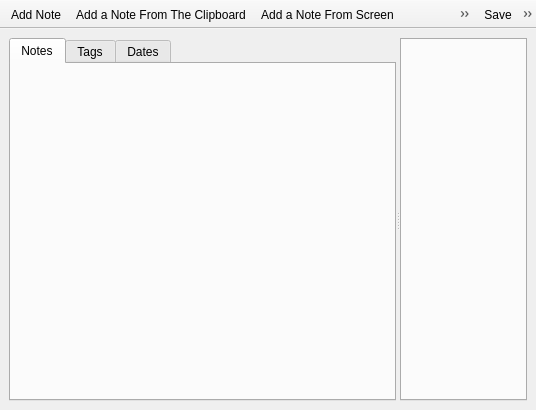
<?xml version="1.0" encoding="UTF-8"?>
<ui version="4.0">
 <class>Page_notes</class>
 <widget class="QMainWindow" name="Page_notes">
  <property name="geometry">
   <rect>
    <x>0</x>
    <y>0</y>
    <width>536</width>
    <height>410</height>
   </rect>
  </property>
  <property name="windowTitle">
   <string>Notes</string>
  </property>
  <property name="iconSize">
   <size>
    <width>16</width>
    <height>16</height>
   </size>
  </property>
  <widget class="QWidget" name="centralwidget">
   <layout class="QVBoxLayout" name="verticalLayout">
    <item>
     <widget class="QSplitter" name="splitter">
      <property name="orientation">
       <enum>Qt::Horizontal</enum>
      </property>
      <widget class="QTabWidget" name="tabWidget_Navigation">
       <property name="currentIndex">
        <number>0</number>
       </property>
       <widget class="FolderNavigationWidget" name="tab_Notes">
        <attribute name="icon">
         <iconset resource="../Manager.qrc">
          <normaloff>:/fugue-icons/folder-tree</normaloff>:/fugue-icons/folder-tree</iconset>
        </attribute>
        <attribute name="title">
         <string>Notes</string>
        </attribute>
       </widget>
       <widget class="TagsNavigationWidget" name="tab_Tags">
        <attribute name="icon">
         <iconset resource="../Manager.qrc">
          <normaloff>:/fugue-icons/tag-label</normaloff>:/fugue-icons/tag-label</iconset>
        </attribute>
        <attribute name="title">
         <string>Tags</string>
        </attribute>
       </widget>
       <widget class="DateNavigationWidget" name="tab_Dates">
        <attribute name="icon">
         <iconset resource="../Manager.qrc">
          <normaloff>:/fugue-icons/calendar-blue</normaloff>:/fugue-icons/calendar-blue</iconset>
        </attribute>
        <attribute name="title">
         <string>Dates</string>
        </attribute>
       </widget>
      </widget>
      <widget class="NotesTabWidget" name="tabWidget_EditNotes">
       <property name="tabsClosable">
        <bool>true</bool>
       </property>
       <property name="movable">
        <bool>true</bool>
       </property>
      </widget>
     </widget>
    </item>
   </layout>
  </widget>
  <widget class="QToolBar" name="toolBarManage">
   <property name="windowTitle">
    <string>Manage</string>
   </property>
   <property name="movable">
    <bool>false</bool>
   </property>
   <property name="allowedAreas">
    <set>Qt::AllToolBarAreas</set>
   </property>
   <attribute name="toolBarArea">
    <enum>TopToolBarArea</enum>
   </attribute>
   <attribute name="toolBarBreak">
    <bool>false</bool>
   </attribute>
   <addaction name="actionAddNote"/>
   <addaction name="actionAddNoteFromClipboard"/>
   <addaction name="actionAddNoteFromScreen"/>
   <addaction name="actionAddFolder"/>
   <addaction name="separator"/>
   <addaction name="actionDelete"/>
   <addaction name="actionClearTrash"/>
  </widget>
  <widget class="QToolBar" name="toolBarNote">
   <property name="windowTitle">
    <string>Note</string>
   </property>
   <property name="movable">
    <bool>false</bool>
   </property>
   <attribute name="toolBarArea">
    <enum>TopToolBarArea</enum>
   </attribute>
   <attribute name="toolBarBreak">
    <bool>false</bool>
   </attribute>
   <addaction name="actionSaveNote"/>
   <addaction name="actionSaveNoteAs"/>
   <addaction name="separator"/>
   <addaction name="actionShowNote"/>
   <addaction name="actionHideNote"/>
   <addaction name="separator"/>
   <addaction name="actionShowAllNotes"/>
   <addaction name="actionHideAllNotes"/>
   <addaction name="separator"/>
   <addaction name="actionSaveAllNotes"/>
   <addaction name="actionTopNote"/>
   <addaction name="separator"/>
   <addaction name="actionPrintNote"/>
   <addaction name="actionPreviewPrintNote"/>
  </widget>
  <action name="actionAddNote">
   <property name="icon">
    <iconset resource="../Manager.qrc">
     <normaloff>:/fugue-icons/plus</normaloff>:/fugue-icons/plus</iconset>
   </property>
   <property name="text">
    <string>Add Note</string>
   </property>
   <property name="statusTip">
    <string>Add Note</string>
   </property>
   <property name="whatsThis">
    <string>Add Note</string>
   </property>
  </action>
  <action name="actionAddNoteFromClipboard">
   <property name="icon">
    <iconset resource="../Manager.qrc">
     <normaloff>:/Manager/add-from_clipboard</normaloff>:/Manager/add-from_clipboard</iconset>
   </property>
   <property name="text">
    <string>Add a Note From The Clipboard</string>
   </property>
   <property name="statusTip">
    <string>Add a Note From The Clipboard</string>
   </property>
   <property name="whatsThis">
    <string>Add a Note From The Clipboard</string>
   </property>
  </action>
  <action name="actionSaveNote">
   <property name="icon">
    <iconset resource="../../Note/Note.qrc">
     <normaloff>:/Note/save</normaloff>:/Note/save</iconset>
   </property>
   <property name="text">
    <string>Save</string>
   </property>
   <property name="statusTip">
    <string>Save</string>
   </property>
   <property name="whatsThis">
    <string>Save</string>
   </property>
  </action>
  <action name="actionShowNote">
   <property name="icon">
    <iconset resource="../Manager.qrc">
     <normaloff>:/Manager/show</normaloff>:/Manager/show</iconset>
   </property>
   <property name="text">
    <string>Show Note</string>
   </property>
   <property name="statusTip">
    <string>Show Note</string>
   </property>
   <property name="whatsThis">
    <string>Show Note</string>
   </property>
  </action>
  <action name="actionHideNote">
   <property name="icon">
    <iconset resource="../Manager.qrc">
     <normaloff>:/Manager/hide</normaloff>:/Manager/hide</iconset>
   </property>
   <property name="text">
    <string>Hide Note</string>
   </property>
   <property name="statusTip">
    <string>Hide Note</string>
   </property>
   <property name="whatsThis">
    <string>Hide Note</string>
   </property>
  </action>
  <action name="actionShowAllNotes">
   <property name="icon">
    <iconset resource="../Manager.qrc">
     <normaloff>:/Manager/show_all</normaloff>:/Manager/show_all</iconset>
   </property>
   <property name="text">
    <string>Show All Notes</string>
   </property>
   <property name="statusTip">
    <string>Show All Notes</string>
   </property>
   <property name="whatsThis">
    <string>Show All Notes</string>
   </property>
  </action>
  <action name="actionHideAllNotes">
   <property name="icon">
    <iconset resource="../Manager.qrc">
     <normaloff>:/Manager/hide_all</normaloff>:/Manager/hide_all</iconset>
   </property>
   <property name="text">
    <string>Hide All Notes</string>
   </property>
   <property name="statusTip">
    <string>Hide All Notes</string>
   </property>
   <property name="whatsThis">
    <string>Hide All Notes</string>
   </property>
  </action>
  <action name="actionTopNote">
   <property name="checkable">
    <bool>true</bool>
   </property>
   <property name="icon">
    <iconset resource="../../Note/Note.qrc">
     <normaloff>:/Note/tacks</normaloff>:/Note/tacks</iconset>
   </property>
   <property name="text">
    <string>On top of all windows</string>
   </property>
   <property name="statusTip">
    <string>On top of all windows</string>
   </property>
   <property name="whatsThis">
    <string>On top of all windows</string>
   </property>
  </action>
  <action name="actionPrintNote">
   <property name="icon">
    <iconset resource="../../Note/Note.qrc">
     <normaloff>:/Note/print</normaloff>:/Note/print</iconset>
   </property>
   <property name="text">
    <string>Print</string>
   </property>
   <property name="statusTip">
    <string>Print</string>
   </property>
   <property name="whatsThis">
    <string>Print</string>
   </property>
  </action>
  <action name="actionPreviewPrintNote">
   <property name="icon">
    <iconset resource="../../Note/Note.qrc">
     <normaloff>:/Note/preview-print</normaloff>:/Note/preview-print</iconset>
   </property>
   <property name="text">
    <string>Preview Print</string>
   </property>
   <property name="statusTip">
    <string>Preview Print</string>
   </property>
   <property name="whatsThis">
    <string>Preview Print</string>
   </property>
  </action>
  <action name="actionSaveAllNotes">
   <property name="icon">
    <iconset resource="../Manager.qrc">
     <normaloff>:/Manager/save_all</normaloff>:/Manager/save_all</iconset>
   </property>
   <property name="text">
    <string>Save All Notes</string>
   </property>
   <property name="statusTip">
    <string>Save All Notes</string>
   </property>
   <property name="whatsThis">
    <string>Save All Notes</string>
   </property>
  </action>
  <action name="actionAddNoteFromScreen">
   <property name="icon">
    <iconset resource="../Manager.qrc">
     <normaloff>:/Manager/screenshot</normaloff>:/Manager/screenshot</iconset>
   </property>
   <property name="text">
    <string>Add a Note From Screen</string>
   </property>
   <property name="statusTip">
    <string>Add a Note From Screen</string>
   </property>
   <property name="whatsThis">
    <string>Add a Note From Screen</string>
   </property>
  </action>
  <action name="actionAddFolder">
   <property name="icon">
    <iconset resource="../Manager.qrc">
     <normaloff>:/fugue-icons/folder--plus</normaloff>:/fugue-icons/folder--plus</iconset>
   </property>
   <property name="text">
    <string>Add Folder</string>
   </property>
   <property name="statusTip">
    <string>Add Folder</string>
   </property>
   <property name="whatsThis">
    <string>Add Folder</string>
   </property>
  </action>
  <action name="actionDelete">
   <property name="icon">
    <iconset resource="../Manager.qrc">
     <normaloff>:/fugue-icons/cross</normaloff>:/fugue-icons/cross</iconset>
   </property>
   <property name="text">
    <string>Delete</string>
   </property>
   <property name="statusTip">
    <string>Delete</string>
   </property>
   <property name="whatsThis">
    <string>Delete</string>
   </property>
  </action>
  <action name="actionClearTrash">
   <property name="icon">
    <iconset resource="../Manager.qrc">
     <normaloff>:/Manager/remove_all</normaloff>:/Manager/remove_all</iconset>
   </property>
   <property name="text">
    <string>Clear Trash</string>
   </property>
   <property name="statusTip">
    <string>Clear Trash</string>
   </property>
   <property name="whatsThis">
    <string>Clear Trash</string>
   </property>
  </action>
  <action name="actionSaveNoteAs">
   <property name="icon">
    <iconset resource="../../Note/Note.qrc">
     <normaloff>:/Note/save-as</normaloff>:/Note/save-as</iconset>
   </property>
   <property name="text">
    <string>Save Note As</string>
   </property>
   <property name="statusTip">
    <string>Save Note As</string>
   </property>
   <property name="whatsThis">
    <string>Save Note As</string>
   </property>
  </action>
 </widget>
 <customwidgets>
  <customwidget>
   <class>FolderNavigationWidget</class>
   <extends>QWidget</extends>
   <header>NavigationPanel/foldernavigationwidget.h</header>
   <container>1</container>
  </customwidget>
  <customwidget>
   <class>DateNavigationWidget</class>
   <extends>QWidget</extends>
   <header>NavigationPanel\datenavigationwidget.h</header>
   <container>1</container>
  </customwidget>
  <customwidget>
   <class>TagsNavigationWidget</class>
   <extends>QWidget</extends>
   <header>NavigationPanel/tagsnavigationwidget.h</header>
   <container>1</container>
  </customwidget>
  <customwidget>
   <class>NotesTabWidget</class>
   <extends>QTabWidget</extends>
   <header>NavigationPanel/notestabwidget.h</header>
   <container>1</container>
  </customwidget>
 </customwidgets>
 <resources>
  <include location="../../Note/Note.qrc"/>
  <include location="../Manager.qrc"/>
 </resources>
 <connections/>
</ui>
